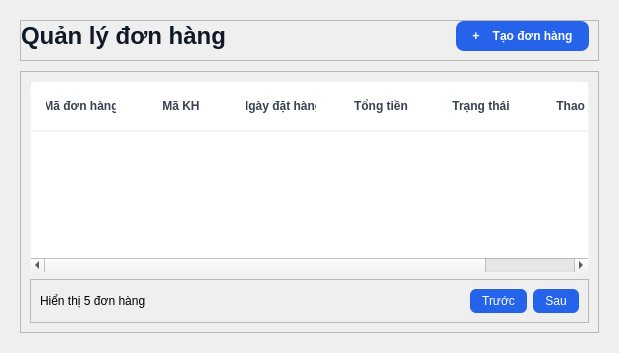
         <widget class="QWidget" name="pageDonHang">
          <property name="styleSheet">
           <string notr="true">/* Tiêu đề trang */
QLabel#lblTitleQuanLyDH {
    font-size: 24px;
    font-weight: bold;
    color: #111827;
}

/* Nút Thêm sản phẩm màu xanh dương nổi bật */
QPushButton#btnTaoDonHang {
    background-color: #2563eb;
    color: white;
    font-weight: bold;
    border-radius: 8px;
    padding: 8px 16px;
}


/* Kiểu dáng bảng trắng tinh khôi */
QTableWidget#tblDonHang {
    background-color: white;
    border: 1px solid #f3f4f6;
    border-radius: 12px;
}

QHeaderView::section {
    background-color: white;
    padding: 15px;
    border: none;
    border-bottom: 2px solid #f3f4f6;
    font-weight: bold;
    color: #374151;
}

/* Nút phân trang xanh dương */
QPushButton#btnSau {
    background-color: #2563eb;
    color: white;
    border-radius: 6px;
    padding: 5px 12px;
}

QPushButton#btnTruoc {
    background-color: #2563eb;
    color: white;
    border-radius: 6px;
    padding: 5px 12px;
}</string>
          </property>
          <layout class="QVBoxLayout" name="verticalLayout_6">
           <property name="spacing">
            <number>10</number>
           </property>
           <property name="leftMargin">
            <number>20</number>
           </property>
           <property name="topMargin">
            <number>20</number>
           </property>
           <property name="rightMargin">
            <number>20</number>
           </property>
           <property name="bottomMargin">
            <number>20</number>
           </property>
           <item>
            <widget class="QFrame" name="frTitleDH">
             <property name="frameShape">
              <enum>QFrame::StyledPanel</enum>
             </property>
             <property name="frameShadow">
              <enum>QFrame::Raised</enum>
             </property>
             <layout class="QHBoxLayout" name="horizontalLayout">
              <property name="spacing">
               <number>6</number>
              </property>
              <property name="leftMargin">
               <number>0</number>
              </property>
              <property name="topMargin">
               <number>0</number>
              </property>
              <property name="rightMargin">
               <number>9</number>
              </property>
              <property name="bottomMargin">
               <number>9</number>
              </property>
              <item>
               <widget class="QLabel" name="lblTitleQuanLyDH">
                <property name="text">
                 <string>Quản lý đơn hàng</string>
                </property>
               </widget>
              </item>
              <item>
               <spacer name="horizontalSpacer_10">
                <property name="orientation">
                 <enum>Qt::Horizontal</enum>
                </property>
                <property name="sizeHint" stdset="0">
                 <size>
                  <width>224</width>
                  <height>20</height>
                 </size>
                </property>
               </spacer>
              </item>
              <item>
               <widget class="QPushButton" name="btnTaoDonHang">
                <property name="text">
                 <string>+    Tạo đơn hàng</string>
                </property>
               </widget>
              </item>
             </layout>
            </widget>
           </item>
           <item>
            <widget class="QFrame" name="frDonHang">
             <property name="frameShape">
              <enum>QFrame::StyledPanel</enum>
             </property>
             <property name="frameShadow">
              <enum>QFrame::Raised</enum>
             </property>
             <layout class="QVBoxLayout" name="verticalLayout_4">
              <item>
               <widget class="QTableWidget" name="tblDonHang">
                <property name="alternatingRowColors">
                 <bool>true</bool>
                </property>
                <property name="selectionBehavior">
                 <enum>QAbstractItemView::SelectRows</enum>
                </property>
                <property name="showGrid">
                 <bool>false</bool>
                </property>
                <attribute name="horizontalHeaderStretchLastSection">
                 <bool>true</bool>
                </attribute>
                <column>
                 <property name="text">
                  <string>Mã đơn hàng</string>
                 </property>
                </column>
                <column>
                 <property name="text">
                  <string>Mã KH</string>
                 </property>
                </column>
                <column>
                 <property name="text">
                  <string>Ngày đặt hàng</string>
                 </property>
                </column>
                <column>
                 <property name="text">
                  <string>Tổng tiền</string>
                 </property>
                </column>
                <column>
                 <property name="text">
                  <string>Trạng thái</string>
                 </property>
                </column>
                <column>
                 <property name="text">
                  <string>Thao tác</string>
                 </property>
                </column>
               </widget>
              </item>
              <item>
               <widget class="QFrame" name="frPhanTrangDH">
                <property name="frameShape">
                 <enum>QFrame::StyledPanel</enum>
                </property>
                <property name="frameShadow">
                 <enum>QFrame::Raised</enum>
                </property>
                <layout class="QHBoxLayout" name="horizontalLayout_2">
                 <property name="spacing">
                  <number>6</number>
                 </property>
                 <property name="leftMargin">
                  <number>9</number>
                 </property>
                 <property name="topMargin">
                  <number>9</number>
                 </property>
                 <property name="rightMargin">
                  <number>9</number>
                 </property>
                 <property name="bottomMargin">
                  <number>9</number>
                 </property>
                 <item>
                  <widget class="QLabel" name="lblHienThiDH">
                   <property name="text">
                    <string>Hiển thị 5 đơn hàng</string>
                   </property>
                  </widget>
                 </item>
                 <item>
                  <spacer name="horizontalSpacer">
                   <property name="orientation">
                    <enum>Qt::Horizontal</enum>
                   </property>
                   <property name="sizeHint" stdset="0">
                    <size>
                     <width>316</width>
                     <height>20</height>
                    </size>
                   </property>
                  </spacer>
                 </item>
                 <item>
                  <widget class="QPushButton" name="btnTruoc">
                   <property name="text">
                    <string>Trước</string>
                   </property>
                  </widget>
                 </item>
                 <item>
                  <widget class="QPushButton" name="btnSau">
                   <property name="text">
                    <string>Sau</string>
                   </property>
                  </widget>
                 </item>
                </layout>
               </widget>
              </item>
             </layout>
            </widget>
           </item>
          </layout>
         </widget>
